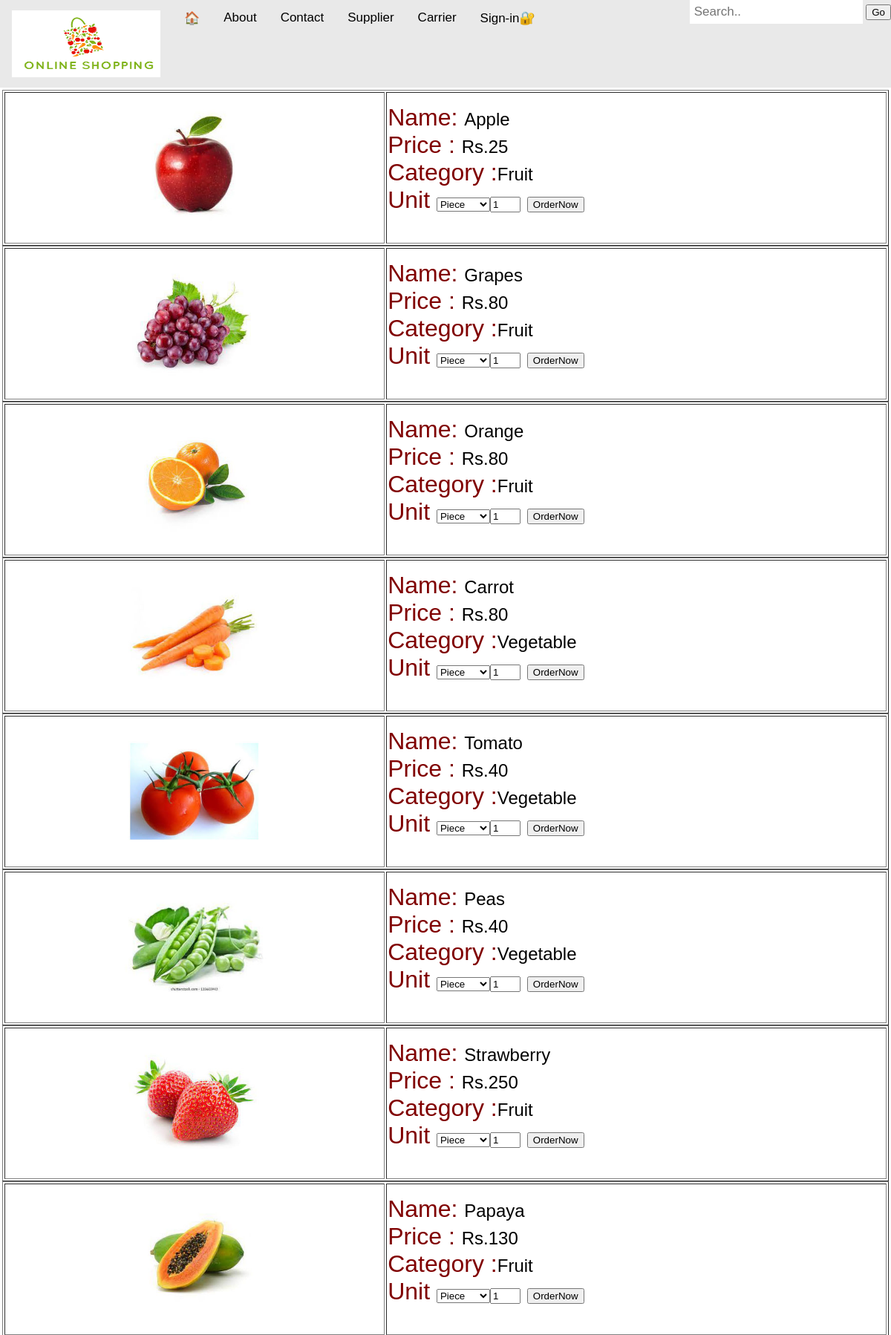
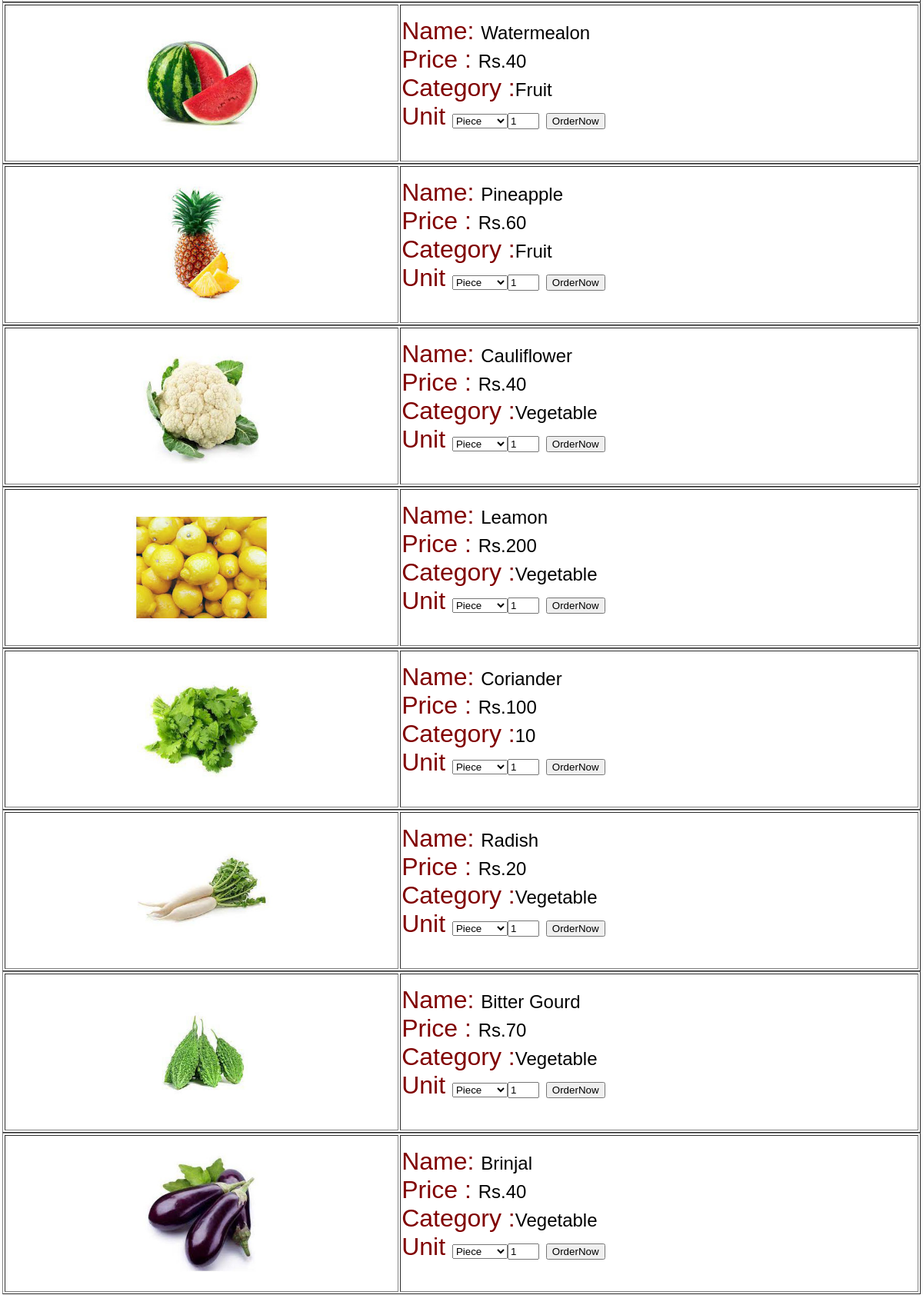
The page /productdisc.php (upper part) on the database its author committed (2 pictures, top to bottom).
### tables this page shows
CREATE TABLE `vegetable` (
  `id` int(11) NOT NULL,
  `nm` varchar(100) NOT NULL,
  `code` varchar(500) NOT NULL,
  `conti` int(15) NOT NULL,
  `price` varchar(100) NOT NULL,
  `cat` varchar(100) NOT NULL,
  `photo` varchar(500) NOT NULL
);

### productdisc.php (the view, shortened to what this page needs)
<?php
	if(!isset($_SESSION['username']))
	{
 		include("header.php");
	}
	else
	{
		include("header1.php");
	}
?>
<html>
<body>
<table width=100%>
	<tr>
		<td>
			<?php
				$cn=mysqli_connect("localhost","root","","online");
				$id = $_GET['id'];
				$q = mysqli_query($cn,"select * from vegetable where id='$id' or nm like'%".$id."%'");
				while($r = mysqli_fetch_array($q))
				{
				echo "<table border=1 width=100%>";
				echo "<tr><td align=center><img src='p1/".$r[6]."' width=200px height=200px></td>
				<td>
				<li type='none'><font size='+3' color='maroon'> Name: <font size='+2' color='black'>".$r[1]."</li> </font>
				<li type='none'><font size='+3' color='maroon'> Price : <font size='+2' color='black'> Rs.".$r[4]."</li>
				<li type='none'> <font size='+3' color='maroon'>Category :<font size='+2' color='black'>".$r[5]."</font></li>";
				echo "<form action='orderplace.php' method='POST'> <input type='hidden' name='id' value='".$r[0]."'>
				<label >Unit</label>
 				 <select name='unit'>
    				<option value='piece'>Piece</option>
    				<option value='dozen'>Dozen</option>
    				<option value='kg'>Kg</option>
    				<option value='500kgm'>500Kgm</option>
				<option value='liter'>Liter</option>
				<input type='text' name='qty' value='1' size='2'>
  				</select><input type='submit' name='ordsubmit' value='OrderNow'> </form>";
				echo "</td></tr></table>";
				}
			?>
		</td>
	</tr>
</table>
</body>
</html>
<?php include("footer.php");?>

### header.php (style rules this page uses)
* { box-sizing: border-box; }
body { margin: 0; font-family: Arial, Helvetica, sans-serif; }

### rows shown on the page
vegetable: photo (picture), nm "Apple", price "25", cat "Fruit"
vegetable: photo (picture), nm "Grapes", price "80", cat "Fruit"
vegetable: photo (picture), nm "Orange", price "80", cat "Fruit"
vegetable: photo (picture), nm "Carrot", price "80", cat "Vegetable"
vegetable: photo (picture), nm "Tomato", price "40", cat "Vegetable"
vegetable: photo (picture), nm "Peas", price "40", cat "Vegetable"
vegetable: photo (picture), nm "Strawberry", price "250", cat "Fruit"
vegetable: photo (picture), nm "Papaya", price "130", cat "Fruit"
vegetable: photo (picture), nm "Watermealon", price "40", cat "Fruit"
vegetable: photo (picture), nm "Pineapple", price "60", cat "Fruit"
vegetable: photo (picture), nm "Cauliflower", price "40", cat "Vegetable"
vegetable: photo (picture), nm "Leamon", price "200", cat "Vegetable"
vegetable: photo (picture), nm "Coriander", price "100", cat "10"
vegetable: photo (picture), nm "Radish", price "20", cat "Vegetable"
vegetable: photo (picture), nm "Bitter Gourd", price "70", cat "Vegetable"
vegetable: photo (picture), nm "Brinjal", price "40", cat "Vegetable"
